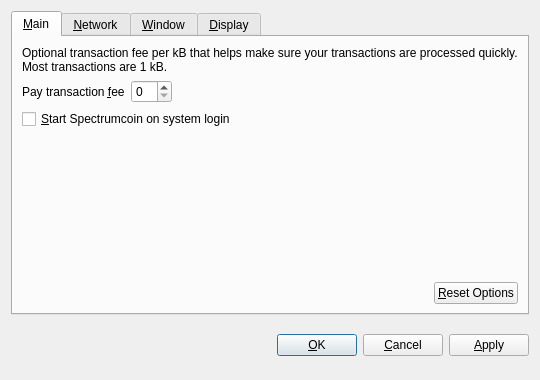
<?xml version="1.0" encoding="UTF-8"?>
<ui version="4.0">
 <class>OptionsDialog</class>
 <widget class="QDialog" name="OptionsDialog">
  <property name="geometry">
   <rect>
    <x>0</x>
    <y>0</y>
    <width>540</width>
    <height>380</height>
   </rect>
  </property>
  <property name="windowTitle">
   <string>Options</string>
  </property>
  <property name="modal">
   <bool>true</bool>
  </property>
  <layout class="QVBoxLayout" name="verticalLayout">
   <item>
    <widget class="QTabWidget" name="tabWidget">
     <property name="tabPosition">
      <enum>QTabWidget::North</enum>
     </property>
     <property name="currentIndex">
      <number>0</number>
     </property>
     <widget class="QWidget" name="tabMain">
      <attribute name="title">
       <string>&amp;Main</string>
      </attribute>
      <layout class="QVBoxLayout" name="verticalLayout_Main">
       <item>
        <widget class="QLabel" name="transactionFeeInfoLabel">
         <property name="text">
          <string>Optional transaction fee per kB that helps make sure your transactions are processed quickly. Most transactions are 1 kB.</string>
         </property>
         <property name="textFormat">
          <enum>Qt::PlainText</enum>
         </property>
         <property name="wordWrap">
          <bool>true</bool>
         </property>
        </widget>
       </item>
       <item>
        <layout class="QHBoxLayout" name="horizontalLayout_1_Main">
         <item>
          <widget class="QLabel" name="transactionFeeLabel">
           <property name="text">
            <string>Pay transaction &amp;fee</string>
           </property>
           <property name="textFormat">
            <enum>Qt::PlainText</enum>
           </property>
           <property name="buddy">
            <cstring>transactionFee</cstring>
           </property>
          </widget>
         </item>
         <item>
          <widget class="BitcoinAmountField" name="transactionFee"/>
         </item>
         <item>
          <spacer name="horizontalSpacer_1_Main">
           <property name="orientation">
            <enum>Qt::Horizontal</enum>
           </property>
           <property name="sizeHint" stdset="0">
            <size>
             <width>40</width>
             <height>20</height>
            </size>
           </property>
          </spacer>
         </item>
        </layout>
       </item>
       <item>
        <widget class="QCheckBox" name="bitcoinAtStartup">
         <property name="toolTip">
          <string>Automatically start Spectrumcoin after logging in to the system.</string>
         </property>
         <property name="text">
          <string>&amp;Start Spectrumcoin on system login</string>
         </property>
        </widget>
       </item>
       <item>
        <spacer name="verticalSpacer_Main">
         <property name="orientation">
          <enum>Qt::Vertical</enum>
         </property>
         <property name="sizeHint" stdset="0">
          <size>
           <width>20</width>
           <height>40</height>
          </size>
         </property>
        </spacer>
       </item>
       <item>
        <layout class="QHBoxLayout" name="horizontalLayout_2_Main">
         <item>
          <spacer name="horizontalSpacer_2_Main">
           <property name="orientation">
            <enum>Qt::Horizontal</enum>
           </property>
           <property name="sizeHint" stdset="0">
            <size>
             <width>40</width>
             <height>20</height>
            </size>
           </property>
          </spacer>
         </item>
         <item>
          <widget class="QPushButton" name="resetButton">
           <property name="toolTip">
            <string>Reset all client options to default.</string>
           </property>
           <property name="text">
            <string>&amp;Reset Options</string>
           </property>
           <property name="autoDefault">
            <bool>false</bool>
           </property>
          </widget>
         </item>
        </layout>
       </item>
      </layout>
     </widget>
     <widget class="QWidget" name="tabNetwork">
      <attribute name="title">
       <string>&amp;Network</string>
      </attribute>
      <layout class="QVBoxLayout" name="verticalLayout_Network">
       <item>
        <widget class="QCheckBox" name="mapPortUpnp">
         <property name="toolTip">
          <string>Automatically open the Spectrumcoin client port on the router. This only works when your router supports UPnP and it is enabled.</string>
         </property>
         <property name="text">
          <string>Map port using &amp;UPnP</string>
         </property>
        </widget>
       </item>
       <item>
        <widget class="QCheckBox" name="connectSocks">
         <property name="toolTip">
          <string>Connect to the Spectrumcoin network through a SOCKS proxy (e.g. when connecting through Tor).</string>
         </property>
         <property name="text">
          <string>&amp;Connect through SOCKS proxy:</string>
         </property>
        </widget>
       </item>
       <item>
        <layout class="QHBoxLayout" name="horizontalLayout_Network">
         <item>
          <widget class="QLabel" name="proxyIpLabel">
           <property name="text">
            <string>Proxy &amp;IP:</string>
           </property>
           <property name="textFormat">
            <enum>Qt::PlainText</enum>
           </property>
           <property name="buddy">
            <cstring>proxyIp</cstring>
           </property>
          </widget>
         </item>
         <item>
          <widget class="QValidatedLineEdit" name="proxyIp">
           <property name="maximumSize">
            <size>
             <width>140</width>
             <height>16777215</height>
            </size>
           </property>
           <property name="toolTip">
            <string>IP address of the proxy (e.g. 127.0.0.1)</string>
           </property>
          </widget>
         </item>
         <item>
          <widget class="QLabel" name="proxyPortLabel">
           <property name="text">
            <string>&amp;Port:</string>
           </property>
           <property name="textFormat">
            <enum>Qt::PlainText</enum>
           </property>
           <property name="buddy">
            <cstring>proxyPort</cstring>
           </property>
          </widget>
         </item>
         <item>
          <widget class="QLineEdit" name="proxyPort">
           <property name="maximumSize">
            <size>
             <width>55</width>
             <height>16777215</height>
            </size>
           </property>
           <property name="toolTip">
            <string>Port of the proxy (e.g. 9050)</string>
           </property>
          </widget>
         </item>
         <item>
          <widget class="QLabel" name="socksVersionLabel">
           <property name="text">
            <string>SOCKS &amp;Version:</string>
           </property>
           <property name="textFormat">
            <enum>Qt::PlainText</enum>
           </property>
           <property name="buddy">
            <cstring>socksVersion</cstring>
           </property>
          </widget>
         </item>
         <item>
          <widget class="QValueComboBox" name="socksVersion">
           <property name="toolTip">
            <string>SOCKS version of the proxy (e.g. 5)</string>
           </property>
          </widget>
         </item>
         <item>
          <spacer name="horizontalSpacer_Network">
           <property name="orientation">
            <enum>Qt::Horizontal</enum>
           </property>
           <property name="sizeHint" stdset="0">
            <size>
             <width>40</width>
             <height>20</height>
            </size>
           </property>
          </spacer>
         </item>
        </layout>
       </item>
       <item>
        <spacer name="verticalSpacer_Network">
         <property name="orientation">
          <enum>Qt::Vertical</enum>
         </property>
         <property name="sizeHint" stdset="0">
          <size>
           <width>20</width>
           <height>40</height>
          </size>
         </property>
        </spacer>
       </item>
      </layout>
     </widget>
     <widget class="QWidget" name="tabWindow">
      <attribute name="title">
       <string>&amp;Window</string>
      </attribute>
      <layout class="QVBoxLayout" name="verticalLayout_Window">
       <item>
        <widget class="QCheckBox" name="minimizeToTray">
         <property name="toolTip">
          <string>Show only a tray icon after minimizing the window.</string>
         </property>
         <property name="text">
          <string>&amp;Minimize to the tray instead of the taskbar</string>
         </property>
        </widget>
       </item>
       <item>
        <widget class="QCheckBox" name="minimizeOnClose">
         <property name="toolTip">
          <string>Minimize instead of exit the application when the window is closed. When this option is enabled, the application will be closed only after selecting Quit in the menu.</string>
         </property>
         <property name="text">
          <string>M&amp;inimize on close</string>
         </property>
        </widget>
       </item>
       <item>
        <spacer name="verticalSpacer_Window">
         <property name="orientation">
          <enum>Qt::Vertical</enum>
         </property>
         <property name="sizeHint" stdset="0">
          <size>
           <width>20</width>
           <height>40</height>
          </size>
         </property>
        </spacer>
       </item>
      </layout>
     </widget>
     <widget class="QWidget" name="tabDisplay">
      <attribute name="title">
       <string>&amp;Display</string>
      </attribute>
      <layout class="QVBoxLayout" name="verticalLayout_Display">
       <item>
        <layout class="QHBoxLayout" name="horizontalLayout_1_Display">
         <item>
          <widget class="QLabel" name="langLabel">
           <property name="text">
            <string>User Interface &amp;language:</string>
           </property>
           <property name="textFormat">
            <enum>Qt::PlainText</enum>
           </property>
           <property name="buddy">
            <cstring>lang</cstring>
           </property>
          </widget>
         </item>
         <item>
          <widget class="QValueComboBox" name="lang">
           <property name="toolTip">
            <string>The user interface language can be set here. This setting will take effect after restarting Spectrumcoin.</string>
           </property>
          </widget>
         </item>
        </layout>
       </item>
       <item>
        <layout class="QHBoxLayout" name="horizontalLayout_2_Display">
         <item>
          <widget class="QLabel" name="unitLabel">
           <property name="text">
            <string>&amp;Unit to show amounts in:</string>
           </property>
           <property name="textFormat">
            <enum>Qt::PlainText</enum>
           </property>
           <property name="buddy">
            <cstring>unit</cstring>
           </property>
          </widget>
         </item>
         <item>
          <widget class="QValueComboBox" name="unit">
           <property name="toolTip">
            <string>Choose the default subdivision unit to show in the interface and when sending coins.</string>
           </property>
          </widget>
         </item>
        </layout>
       </item>
       <item>
        <widget class="QCheckBox" name="displayAddresses">
         <property name="toolTip">
          <string>Whether to show Spectrumcoin addresses in the transaction list or not.</string>
         </property>
         <property name="text">
          <string>&amp;Display addresses in transaction list</string>
         </property>
        </widget>
       </item>
       <item>
        <spacer name="verticalSpacer_Display">
         <property name="orientation">
          <enum>Qt::Vertical</enum>
         </property>
         <property name="sizeHint" stdset="0">
          <size>
           <width>20</width>
           <height>40</height>
          </size>
         </property>
        </spacer>
       </item>
      </layout>
     </widget>
    </widget>
   </item>
   <item>
    <layout class="QHBoxLayout" name="horizontalLayout_Buttons">
     <item>
      <spacer name="horizontalSpacer_1">
       <property name="orientation">
        <enum>Qt::Horizontal</enum>
       </property>
       <property name="sizeHint" stdset="0">
        <size>
         <width>40</width>
         <height>48</height>
        </size>
       </property>
      </spacer>
     </item>
     <item>
      <widget class="QLabel" name="statusLabel">
       <property name="font">
        <font>
         <weight>75</weight>
         <bold>true</bold>
        </font>
       </property>
       <property name="text">
        <string/>
       </property>
       <property name="textFormat">
        <enum>Qt::PlainText</enum>
       </property>
       <property name="wordWrap">
        <bool>true</bool>
       </property>
      </widget>
     </item>
     <item>
      <spacer name="horizontalSpacer_2">
       <property name="orientation">
        <enum>Qt::Horizontal</enum>
       </property>
       <property name="sizeHint" stdset="0">
        <size>
         <width>40</width>
         <height>48</height>
        </size>
       </property>
      </spacer>
     </item>
     <item>
      <widget class="QPushButton" name="okButton">
       <property name="text">
        <string>&amp;OK</string>
       </property>
      </widget>
     </item>
     <item>
      <widget class="QPushButton" name="cancelButton">
       <property name="text">
        <string>&amp;Cancel</string>
       </property>
       <property name="autoDefault">
        <bool>false</bool>
       </property>
      </widget>
     </item>
     <item>
      <widget class="QPushButton" name="applyButton">
       <property name="text">
        <string>&amp;Apply</string>
       </property>
       <property name="autoDefault">
        <bool>false</bool>
       </property>
      </widget>
     </item>
    </layout>
   </item>
  </layout>
 </widget>
 <customwidgets>
  <customwidget>
   <class>BitcoinAmountField</class>
   <extends>QSpinBox</extends>
   <header>bitcoinamountfield.h</header>
  </customwidget>
  <customwidget>
   <class>QValueComboBox</class>
   <extends>QComboBox</extends>
   <header>qvaluecombobox.h</header>
  </customwidget>
  <customwidget>
   <class>QValidatedLineEdit</class>
   <extends>QLineEdit</extends>
   <header>qvalidatedlineedit.h</header>
  </customwidget>
 </customwidgets>
 <resources/>
 <connections/>
</ui>
